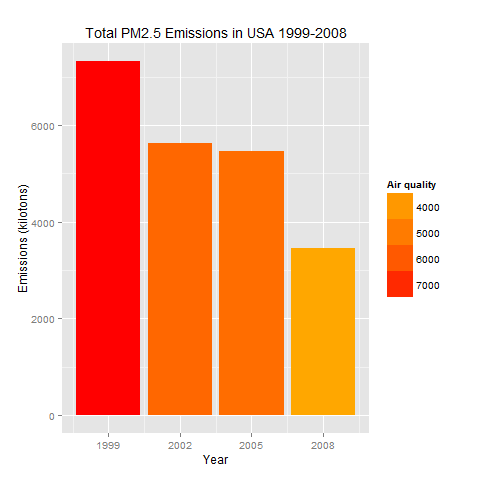

This figure's R source:
source("./load-data.R")
## Question 1: Have total emissions from PM2.5 decreased in the United States from 1999 to 2008?
message("Preparing question 1")
emissionsByYear <- aggregate(Emissions / 1000 ~ year, data = NEI, FUN = sum)

## Note to peer graders: this uses the less pretty base plotting system, as the assignment specifies
png(filename="plot1-points.png", pointsize=18)
graphics::plot(emissionsByYear$year, emissionsByYear$Emissions, xlab = "Year", ylab = "Total Emissions (kilotons)", type="b",
     main = "Total PM2.5 Emissions in USA 1999-2008")
dev.off()

## Another plot using the base plotting system
## png(filename="plot1-bar.png", pointsize=18)
## graphics::barplot(emissionsByYear$Emissions / 1000, names.arg = emissionsByYear$year, col = rainbow(20),
##         xlab = "Year", ylab = "Total Emissions (kilotons)", type="b",
##         main = "Total PM2.5 Emissions in USA 1999-2008")
## dev.off()

## This uses ggplot2; it's tricky, but I was able to color the bars by the Y axis values
png(filename="plot1.png", pointsize=18)
ggplot(data = emissionsByYear,
       mapping = aes(x = emissionsByYear$year,
                     y = emissionsByYear$Emissions, 
                     fill=emissionsByYear$Emissions)) + 
    geom_bar(stat = 'identity') +
    scale_x_continuous(breaks = c(emissionsByYear$year)) +
        labs(title="Total PM2.5 Emissions in USA 1999-2008",
             x ="Year",
             y = "Emissions (kilotons)") +
            scale_fill_gradient2(low='green', mid='yellow', high='red', space='Lab') +
                guides(fill=guide_legend(title="Air quality"))
dev.off()

